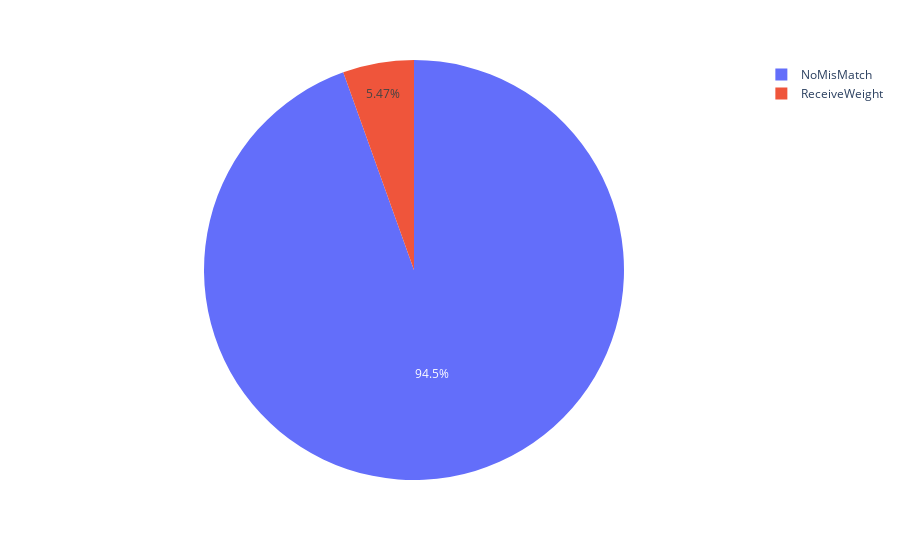

The code cell stored with this chart in its notebook:
### Code cell
import pandas as pd
import plotly.express as px


raw_file_name = "data.xlsx"
columns_project = [

    "date",
    "LD_ID",
    "UT_ID",
    "VDR_SHP_ID",
    "MPRS PO",
    "MPRS WGT RCV",
    "receiveWeight",
]

columns_filter = [
    "date",
    "LD_ID",
    "loadId",
    "UT_ID",
    "unit",
    "VDR_SHP_ID",
    "MPRS PO",
    "purchaseOrder",
    "MPRS WGT RCV",
    "receiveWeight",
]

count = []

def generate_chart(count):
    data = {
        "Count": count,
        "Type": ["Total", "ReceiveWeight-Mismatch"],
    }
    df = pd.DataFrame(data)
    print(df)
    fig = px.pie(df, values="Count", names="Type")
    fig.show()



df = pd.read_excel(raw_file_name, header=[0], usecols=columns_filter, engine="openpyxl")
df = df.fillna(0)
# insert total row count
count.append(len(df))

receive_weight_comparison = df["MPRS WGT RCV"].ne(df["receiveWeight"])
filtered_records = df[receive_weight_comparison]
receive_weight_mismatch_count = len(filtered_records)
count.append(receive_weight_mismatch_count)

filtered_records[columns_display].to_excel("mismatch.xlsx")
generate_chart(count)

### Figure 1 — Plotly figure (JSON) as saved in the notebook; plotly's stock layout.template omitted (floating-point values rounded to 4 significant figures)
{"data": [{"domain": {"x": [0, 1], "y": [0, 1]}, "hovertemplate": "Type=%{label}<br>Count=%{value}<extra></extra>", "labels": ["NoMisMatch", "ReceiveWeight"], "legendgroup": "", "name": "", "showlegend": true, "type": "pie", "values": [128860, 7457]}], "layout": {"legend": {"tracegroupgap": 0}, "margin": {"t": 60}}}
